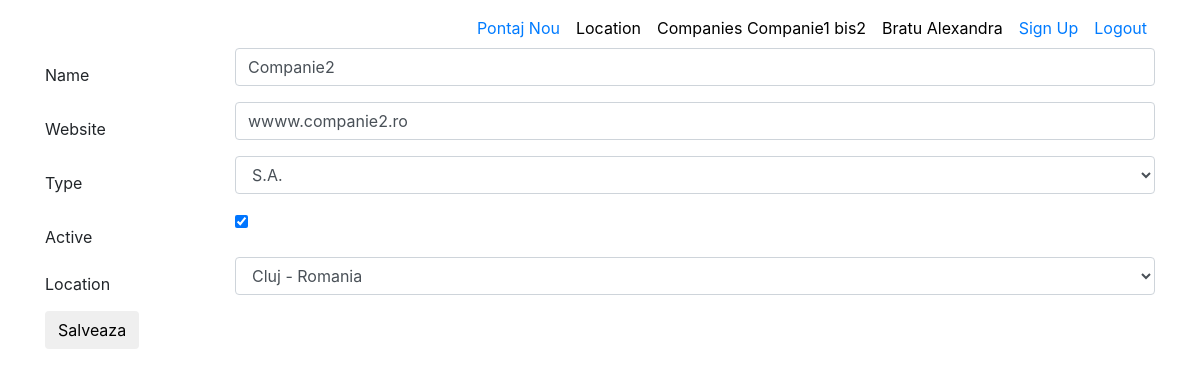
Screenshot of /companies/edit_companies/2/ (signed in) with the database file from the repository.
### aplicatie2/models.py (models this page shows, shortened)
class Companies(models.Model):
    name = models.CharField(max_length=50)
    website = models.CharField(max_length=100)
    type = models.CharField(max_length=10, choices=companies_choices)
    active = models.BooleanField(default=True)
    location = models.ForeignKey(Location, on_delete=models.CASCADE)

### aplicatie2/views.py (the view, shortened to what this page needs)
# urls.py: path('edit_companies/<int:pk>/', views.UpdateCompaniesView.as_view(), name="modificare"),
class UpdateCompaniesView(LoginRequiredMixin, UpdateView):
    model = Companies
    form_class = CompaniesForm
    template_name = 'aplicatie1/location_form.html'

### aplicatie2/forms.py
class CompaniesForm(forms.ModelForm):
    class Meta:
        model = Companies
        fields = ['name', 'website', 'type', 'active', 'location']
        widgets = {
            'name': TextInput(attrs={'placeholder': 'Name of company', 'class': 'form-control'}),
            'website': TextInput(attrs={'placeholder': 'Website', 'class': 'form-control'}),
            'type': Select(attrs={'class': 'form-control'}),
            'location': Select(attrs={'class': 'form-control'})
        }

### aplicatie1/models.py (called while the page is built)
    def __str__(self):
        return f"{self.city} - {self.country}"

### proiect/context_processors.py (called while the page is built)
def get_company_name(request):
    if request.user.is_authenticated:
        return {'customer_name': request.user.userextend.customer.name}
    else:
        return {}

def is_ready_to_word(request):
    if request.user.is_authenticated:
        if Pontaj.objects.filter(user_id=request.user.id,  end_date=None).exists() is True:
            return {'ready_to_work': False}
        return {'ready_to_work': True}
    return {}

### templates/aplicatie1/location_form.html (shortened to what this page needs)
{% extends 'base.html' %}
{% block content %}
    <br>
    <br>
    <form method="POST">
          <div class="box">
            <div class="field">
                {% for field in form %}
                    <div class="row">
                        <label class="col-md-2  text-left" style="padding-top: 15px;">{{ field.label }}</label>
                        <div class="col-md-10">
                            <div class="form-group">
                                {{ field }}
                            </div>
                        </div>
                    </div>
                {% endfor %}
            </div>
            <button class="btn btn-default btn-round">Salveaza</button>
    </form>
{% endblock %}

### templates/base.html (shortened to what this page needs)
<!DOCTYPE html>
<html lang="en">
<head>
    {% load static %}
    <link rel="stylesheet" href="https://maxcdn.bootstrapcdn.com/bootstrap/4.0.0/css/bootstrap.min.css"
>
    <link href="{% static 'css/style.css' %}" rel="stylesheet">
</head>
<body class="about-us">
<nav class="navbar navbar-expand-lg fixed-top navbar-transparent nav-down" color-on-scroll="200">
    <div class="container">
        <div class="collapse navbar-collapse">
            <ul class="navbar-nav ml-auto">
                {% if request.user.is_authenticated %}
                {% if ready_to_work %}
                <li class="nav-item">
                    <a class="nav-link" href="{% url 'userprofile:pontaj' %}">
                        Pontaj Nou
                    </a>
                </li>
                {% else %}
                <li class="nav-item">
                    <a class="nav-link" href="{% url 'userprofile:stop' request.user.id %}">
                        Ai pontat deja
                    </a>
                </li>
                {% endif %}
                {% endif %}
                <li class="nav-item">
                    <a href="{% url 'aplicatie1:home' %}" class="nav-link" style="color:black">
                        Location
                    </a>
                </li>
                <li class="nav-item">
                    <a href="{% url 'aplicatie2:home' %}" class="nav-link" style="color:black">
                        Companies {{ customer_name }}
                    </a>
                </li>
                {% if request.user.is_authenticated %}
                    <li class="nav-item">
                        <a href="{% url 'userprofile:update_profile' request.user.id %}" class="nav-link"
                           style="color: black">{{ request.user.first_name }} {{ request.user.last_name }}</a>
                    </li>
                {% endif %}
                <li class="nav-item">
                    <a href="{% url 'userprofile:new_account' %}" class="nav-link">
                        Sign Up
                    </a>
                </li>
                {% if request.user.is_authenticated == True %}
                    <li class="nav-item">
                        <a href="{% url 'logout' %}" class="nav-link">
                            Logout
                        </a>
                    </li>
                {% endif %}
            </ul>
        </div>
    </div>
</nav>
<div class="page-header page-header-small">
    <div class="content-center">
        <div class="container">
            {% block content %}
            {% endblock %}
        </div>
    </div>
</div>
</body>
</html>

### rows the page displays
Companies: name "Companie1 bis2"
Companies: form "Companie2" "wwww.companie2.ro" "S.A." "☑" "Cluj - Romania"

### other values shown
{{ request.user.first_name }} "Bratu"
{{ request.user.last_name }} "Alexandra"
{{ field.label }} "Name" "Website" "Type" "Active" "Location"
